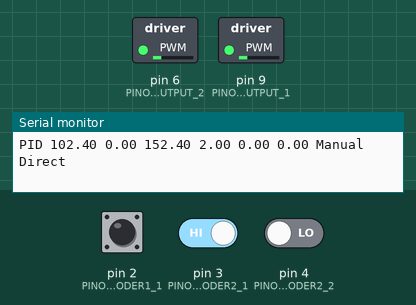
The sketch below on a simulated Arduino Uno, built with avr-gcc and run on an emulated ATmega328P. Parts: switched loads named in the sketch (green lamp = pin HIGH), the last lines printed to the serial monitor. The test bench sets the inputs (shaded band); at power-on: pin 3 (PINO_ENCODER2_1) HIGH, pin 2 (PINO_ENCODER1_1) HIGH, pin 4 (PINO_ENCODER2_2) LOW.

Above: at 1.2 s.
1.3 s: pin 3 (PINO_ENCODER2_1) driven LOW
At 2.5 s:
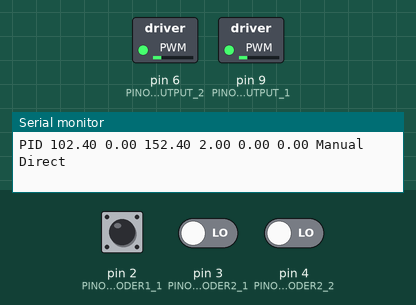
2.8 s: pin 3 (PINO_ENCODER2_1) driven HIGH
At 3.7 s:
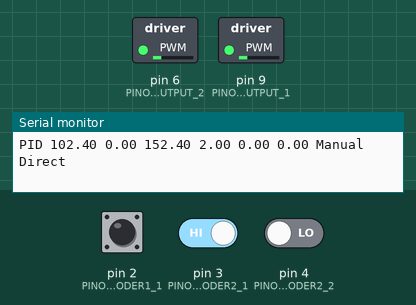
Timing chart, 0 to 5.8 s (numbered marks = the images above; inputs shaded):
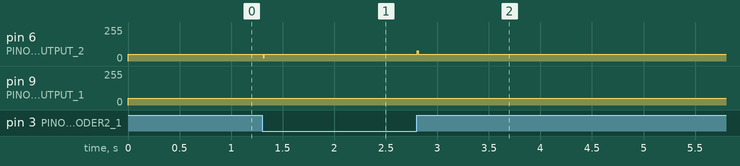

Measured:
- after the input at 1.3 s, pin 6 (PINO_PWM_OUTPUT_2): 51/255 → 24/255 at once, → 51/255 0.01 s later
- after the input at 2.8 s, pin 6 (PINO_PWM_OUTPUT_2): 51/255 → 77/255 at once, → 51/255 0.01 s later

The sketch:

motor_controle.ino
```cpp
// (licence header left out)
#include "contr_motor.h"

#define PRINT_MOTOR1

// Library definition
//#include <PID_v1.h>
#include <math.h>

#define PINO_ENCODER1_1 2 //interrupcao
#define PINO_ENCODER1_2 5 //
#define PINO_PWM_SETPOINT_1 A0
#define PINO_DIRECAO_SETPOINT_1 12
#define PINO_PWM_OUTPUT_1 9
#define PINO_DIRECAO_OUTPUT_1 8

#define PINO_ENCODER2_1 3 //interrupcao
#define PINO_ENCODER2_2 4 //
#define PINO_PWM_SETPOINT_2 A1
#define PINO_DIRECAO_SETPOINT_2 11
#define PINO_PWM_OUTPUT_2 6
#define PINO_DIRECAO_OUTPUT_2 7


Encoder encoder1(PINO_ENCODER1_1,PINO_ENCODER1_2);
contr_motor Motor1(encoder1);

Encoder encoder2(PINO_ENCODER2_1,PINO_ENCODER2_2);
contr_motor Motor2(encoder2);

// TimestampLED_PIDcontroller_2.ino:156:32: error: sufixo "Output" inválido em constante flutuanteLED_PIDcontroller_2.ino:156:32: error: sufixo "Output" inválido em constante flutuante
unsigned long serialTime; //this will help us know when to talk with processing
unsigned long now = 0; //This variable is used to keep track of time
unsigned long lastMessage = 0; //This keeps track of when our loop last spoke to serial

void encoder1_interrupt(){
  Motor1.calculapulso();
}

void encoder2_interrupt(){
  Motor2.calculapulso();
}

void setup()
{
  Serial.begin(9600); //Start a serial session
  lastMessage = millis(); // timestamp
  Motor1.setPinos(PINO_PWM_SETPOINT_1, PINO_DIRECAO_SETPOINT_1, PINO_PWM_OUTPUT_1, PINO_DIRECAO_OUTPUT_1);
  Motor1.config();

  Motor2.setPinos(PINO_PWM_SETPOINT_2, PINO_DIRECAO_SETPOINT_2, PINO_PWM_OUTPUT_2, PINO_DIRECAO_OUTPUT_2);
  Motor2.config();

  Motor2.setTuningsPID(2,0,0);
  Motor1.setTuningsPID(2,0,0);
  attachInterrupt(0, encoder1_interrupt, CHANGE);
  attachInterrupt(1, encoder2_interrupt, CHANGE);
}


void loop(){

  Motor1.executa();
  Motor2.executa();

  now = millis(); // Keep track of time

  //send-receive with processing if it's time
  if(millis()>serialTime)
  {
    SerialReceive();
    SerialSend();
    serialTime+=500;
  }
}


/********************************************
 * Serial Communication functions / helpers
 ********************************************/


union {                // This Data structure lets
  byte asBytes[24];    // us take the byte array
  float asFloat[6];    // sent from processing and
}                      // easily convert it to a
foo;                   // float array


// getting float values from processing into the arduino
// was no small task.  the way this program does it is
// as follows:
//  * a float takes up 4 bytes.  in processing, convert
//    the array of floats we want to send, into an array
//    of bytes.
//  * send the bytes to the arduino
//  * use a data structure known as a union to convert
//    the array of bytes back into an array of floats

//  the bytes coming from the arduino follow the following
//  format:
//  0: 0=Manual, 1=Auto, else = ? error ?
//  1: 0=Direct, 1=Reverse, else = ? error ?
//  2-5: float setpoint
//  6-9: float input
//  10-13: float output
//  14-17: float P_Param
//  18-21: float I_Param
//  22-245: float D_Param
void SerialReceive()
{

  // read the bytes sent from Processing
  int index=0;
  byte Auto_Man = -1;
  byte Direct_Reverse = -1;
  while(Serial.available()&&index<26)
  {
    if(index==0) Auto_Man = Serial.read();
    else if(index==1) Direct_Reverse = Serial.read();
    else foo.asBytes[index-2] = Serial.read();
    index++;
  }

  // if the information we got was in the correct format,
  // read it into the system
  if(index==26  && (Auto_Man==0 || Auto_Man==1)&& (Direct_Reverse==0 || Direct_Reverse==1))
  {
    #ifdef PRINT_MOTOR1
    Motor1.setSetPoint(double(foo.asFloat[0]));
    #else
    Motor2.setSetPoint(double(foo.asFloat[0]));
    #endif
    //Input=double(foo.asFloat[1]);       // * the user has the ability to send the
                                          //   value of "Input"  in most cases (as
                                          //   in this one) this is not needed.
    if(Auto_Man==0)                       // * only change the output if we are in
    {                                     //   manual mode.  otherwise we'll get an
      #ifdef PRINT_MOTOR1
      Motor1.setOutput(double(foo.asFloat[2]));      //   output blip, then the controller will
      #else
      Motor2.setOutput(double(foo.asFloat[2]));      //   output blip, then the controller will
      #endif
    }                                     //   overwrite.

    double p, i, d;                       // * read in and set the controller tunings
    p = double(foo.asFloat[3]);           //
    i = double(foo.asFloat[4]);           //
    d = double(foo.asFloat[5]);           //
    #ifdef PRINT_MOTOR1
    Motor1.setTuningsPID(p, i, d);            //
    #else
    Motor2.setTuningsPID(p, i, d);            //
    #endif

    if(Auto_Man==0) {
      #ifdef PRINT_MOTOR1
      Motor1.setModePID(MANUAL);// * set the controller mode
      #else
      Motor1.setModePID(MANUAL);// * set the controller mode
      #endif
    }
    else {
      #ifdef PRINT_MOTOR1
      Motor1.setModePID(AUTOMATIC);             //
      #else
      Motor2.setModePID(AUTOMATIC);             //
      #endif
    }

    if(Direct_Reverse==0) {
      #ifdef PRINT_MOTOR1
      Motor1.setControllerDirectionPID(DIRECT);// * set the controller Direction
      #else
      Motor2.setControllerDirectionPID(DIRECT);// * set the controller Direction
      #endif
    }
    else{
      #ifdef PRINT_MOTOR1
      Motor1.setControllerDirectionPID(REVERSE);          //
      #else
      Motor2.setControllerDirectionPID(REVERSE);          //
      #endif
    }
  }
  Serial.flush();                         // * clear any random data from the serial buffer
}

// unlike our tiny microprocessor, the processing ap
// has no problem converting strings into floats, so
// we can just send strings.  much easier than getting
// floats from processing to here no?
void SerialSend()
{
  #ifdef PRINT_MOTOR1
  Serial.print("PID ");
  Serial.print(1024*(Motor1.getSetPoint()/100.0));
  Serial.print(" ");
  Serial.print(1024*(Motor1.getInput()/100.0));
 //Serial.print((Motor1.getInput()));
  Serial.print(" ");
  Serial.print(((Motor1.getOutput()/100.0)*127.0+127));
//  Serial.print(Output);
  Serial.print(" ");
  Serial.print(Motor1.getKpPID());
  Serial.print(" ");
  Serial.print(Motor1.getKiPID());
  Serial.print(" ");
  Serial.print(Motor1.getKdPID());
  Serial.print(" ");
  if(Motor1.getModePID()==AUTOMATIC) Serial.print("Automatic");
  else Serial.print("Manual");
  Serial.print(" ");
  if(Motor1.getDirectionPID()==DIRECT) Serial.println("Direct");
  else Serial.println("Reverse");
  #else
  Serial.print("PID ");
  Serial.print(1024*(Motor2.getSetPoint()/100.0));
  Serial.print(" ");
  Serial.print(1024*(Motor2.getInput()/100.0));
 //Serial.print((Motor2.getInput()));
  Serial.print(" ");
  Serial.print(((Motor2.getOutput()/100.0)*127.0+127));
//  Serial.print(Output);
  Serial.print(" ");
  Serial.print(Motor2.getKpPID());
  Serial.print(" ");
  Serial.print(Motor2.getKiPID());
  Serial.print(" ");
  Serial.print(Motor2.getKdPID());
  Serial.print(" ");
  if(Motor2.getModePID()==AUTOMATIC) Serial.print("Automatic");
  else Serial.print("Manual");
  Serial.print(" ");
  if(Motor2.getDirectionPID()==DIRECT) Serial.println("Direct");
  else Serial.println("Reverse");
  #endif
}
```

contr_motor.cpp
```cpp
#include "contr_motor.h"

#include <math.h>


#define GO_AHEAD 0
#define GO_BACK  1

contr_motor::contr_motor(Encoder& e):
myPID(&Input, &Output, &Setpoint,Kp,Ki,Kd, DIRECT),
encoder(e)
{
  Setpoint=10;
}

void contr_motor::config(){
  encoder.config();


  myPID.SetOutputLimits(-100, 100);
  myPID.SetMode(AUTOMATIC); // Turn on the PID loop as automatic control
  myPID.SetSampleTime(sampleRate); // Sets the sample rate
}

void contr_motor::executa(){
  Input = ler_entrada();
  Setpoint = ler_setPoint();
  myPID.Compute(); // Run the PID loop
  escr_analogico(outputPin, Output);
}

void contr_motor::escr_analogico(int pino, double valor){

  double Output_temp = 255*(valor/100.0);

  analogWrite(outputPin, fabs(Output_temp));  // Write out the output from the PID loop to our get out pin
  if (Output_temp >= 0){
    digitalWrite(signalPin, GO_AHEAD);
  }
  else{
    digitalWrite(signalPin, GO_BACK);
  }
}

void contr_motor::setPinos(int pwm_setpoint, int direcao_setpoint, int pwm_output, int direcao_output){
  outputPin = pwm_output;
  signalPin = direcao_output;
  direcaoSetpointPin = direcao_setpoint;
  pwmSetpointPin = pwm_setpoint;
}
```

contr_motor.h
```cpp
#include <Arduino.h>
#include "PID_v1.h"
#include "encoder.h"

class contr_motor{

  double Setpoint, Input, Output; // these are just variables for storing values

  //variaveis devem ser configuradas chamando a funcao setPinos()
  int outputPin; // LED output
  int signalPin; // Pin to inform the way of moviment
  int direcaoSetpointPin;
  int pwmSetpointPin;


  // Tuning parameters
  float Kp=0.5; //Initial Proportional Gain
  float Ki=0.0; //Initial Integral Gain
  float Kd=0; //Initial Differential Gain

  // Specify the links and initial tuning parameters
  PID myPID;
  Encoder encoder;

  const int sampleRate = 1; // Variable that determines how fast our PID loop runs

  public:
  contr_motor(Encoder& e);
  void config();
  void executa();

  inline double ler_entrada(){
    encoder.calculaVelocidade();
    return encoder.getVelocidade();
  }
  inline double ler_setPoint(){return Setpoint;}
  inline double ler_analogico(const int pino){return 100*(analogRead(pino)/1023.0);}
  void escr_analogico(int pino, double valor);

  inline void setModePID(int mode){myPID.SetMode(mode);}
  inline void setControllerDirectionPID(int direcao){myPID.SetControllerDirection(direcao);}
  inline void setTuningsPID(float p, float i, float d){myPID.SetTunings(p, i, d);}
  inline float getKpPID(){return myPID.GetKp();}
  inline float getKiPID(){return myPID.GetKi();}
  inline float getKdPID(){return myPID.GetKd();}
  inline int getModePID(){myPID.GetMode();}
  inline int getDirectionPID(){myPID.GetDirection();}

  inline void setSetPoint(double sp){Setpoint = sp;}
  inline void setOutput(double op){Output = op;}
  inline double getSetPoint(){return Setpoint;}
  inline double getOutput(){return Output;}
  inline double getInput(){return Input;}

  inline void calculapulso(){encoder.calculapulso();}
  void setPinos(int pwm_setpoint, int direcao_setpoint, int pwm_output, int direcao_output);
};
```

encoder.cpp
```cpp
#include "encoder.h"

Encoder::Encoder(byte pino_c1, byte pino_c2):
Encoder_C1(pino_c1),
Encoder_C2(pino_c2)
{
  duracao=0;
}

void Encoder::calculapulso(){
  int Lstate = digitalRead(Encoder_C1);
  if ((Encoder_C1Last == LOW) && Lstate == HIGH){

    int val = digitalRead(Encoder_C2);
//    Serial.println(val);
    if (val == LOW && Direcao)    {
      Direcao = false; //Reverse

    }
    else if (val == HIGH && !Direcao)    {

      Direcao = true;  //Forward
    }
  }
  Encoder_C1Last = Lstate;

  if (!Direcao)  duracao--;
  else  duracao++;
}

void Encoder::calculaVelocidade(){

  unsigned long tempo_atual = millis();
  unsigned long timeChange = (tempo_atual - tempo_ant);
  if(timeChange>=amostragem_vel){
    velocidade = (duracao - duracao_ant)/((double)(timeChange));
    velocidade = 100*velocidade/VEL_MAX_ENCODER_POR_MILI_SEGUNDOS;
    //Serial.println(duracao);// - duracao_ant);
    duracao_ant = duracao;
    tempo_ant = tempo_atual;

  }

}
```

encoder.h
```cpp
#include <Arduino.h>

#define VEL_MAX_ENCODER_POR_MILI_SEGUNDOS 1.9

class Encoder{

  const byte Encoder_C1;
  const byte Encoder_C2;
  byte Encoder_C1Last;
  long duracao;
  boolean Direcao=true;
  double velocidade=0; //velocidade em pusos/segundo
  unsigned long tempo_ant=0;
  long duracao_ant=0;
  const int amostragem_vel=10; //tempo de amostragem em milesegundos

  public:
  inline void config(){pinMode(Encoder_C2, INPUT);}
  Encoder(byte pino_c1, byte pino_c2);
  void calculapulso();

  inline void resetDuracao(){duracao=0;}
  inline long getDuracao(){return duracao;}
  inline boolean getDirecao(){return Direcao;}
  //inline void setAmostragemVel(int amostragem){amostragem_vel = amostragem;}

  inline double getVelocidade(){return velocidade;}

  void calculaVelocidade();

};
```
